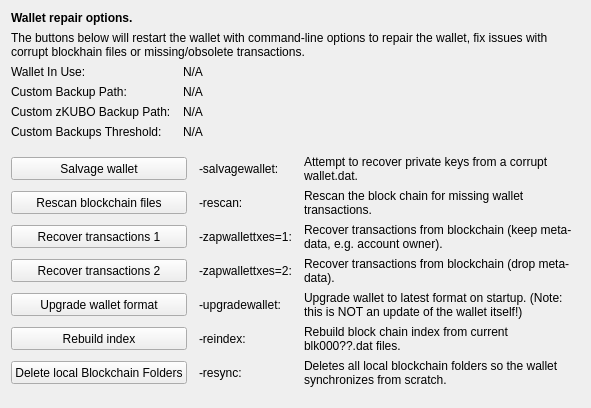
     <widget class="QWidget" name="tab_repair">
      <attribute name="title">
       <string>&amp;Wallet Repair</string>
      </attribute>
      <layout class="QGridLayout" name="gridLayout_4" columnstretch="0,0,0,0">
       <property name="horizontalSpacing">
        <number>12</number>
       </property>
       <item row="0" column="0" colspan="4">
        <widget class="QLabel" name="label_repair_header">
         <property name="font">
          <font>
           <weight>75</weight>
           <bold>true</bold>
          </font>
         </property>
         <property name="text">
          <string>Wallet repair options.</string>
         </property>
        </widget>
       </item>
       <item row="1" column="0" colspan="4">
        <widget class="QLabel" name="label_repair_helptext">
         <property name="font">
          <font>
           <weight>50</weight>
           <bold>false</bold>
          </font>
         </property>
         <property name="text">
          <string>The buttons below will restart the wallet with command-line options to repair the wallet, fix issues with corrupt blockhain files or missing/obsolete transactions.</string>
         </property>
         <property name="wordWrap">
          <bool>true</bool>
         </property>
        </widget>
       </item>
       <item row="2" column="0">
        <widget class="QLabel" name="wallet_path_label">
         <property name="text">
          <string>Wallet In Use:</string>
         </property>
        </widget>
       </item>
       <item row="2" column="1" colspan="3">
        <widget class="QLabel" name="wallet_path">
         <property name="cursor">
          <cursorShape>IBeamCursor</cursorShape>
         </property>
         <property name="text">
          <string>N/A</string>
         </property>
         <property name="textFormat">
          <enum>Qt::PlainText</enum>
         </property>
         <property name="textInteractionFlags">
          <set>Qt::LinksAccessibleByMouse|Qt::TextSelectableByKeyboard|Qt::TextSelectableByMouse</set>
         </property>
        </widget>
       </item>
       <item row="3" column="0">
        <widget class="QLabel" name="wallet_custombackuppath_label">
         <property name="visible">
          <bool>false</bool>
         </property>
         <property name="text">
          <string>Custom Backup Path:</string>
         </property>
        </widget>
       </item>
       <item row="3" column="1" colspan="3">
        <widget class="QLabel" name="wallet_custombackuppath">
         <property name="cursor">
          <cursorShape>IBeamCursor</cursorShape>
         </property>
         <property name="visible">
          <bool>false</bool>
         </property>
         <property name="text">
          <string>N/A</string>
         </property>
         <property name="textFormat">
          <enum>Qt::PlainText</enum>
         </property>
         <property name="textInteractionFlags">
          <set>Qt::LinksAccessibleByMouse|Qt::TextSelectableByKeyboard|Qt::TextSelectableByMouse</set>
         </property>
        </widget>
       </item>
       <item row="4" column="0">
        <widget class="QLabel" name="wallet_customzkubobackuppath_label">
         <property name="visible">
          <bool>false</bool>
         </property>
         <property name="text">
          <string>Custom zKUBO Backup Path:</string>
         </property>
        </widget>
       </item>
       <item row="4" column="1" colspan="3">
        <widget class="QLabel" name="wallet_customzkubobackuppath">
         <property name="cursor">
          <cursorShape>IBeamCursor</cursorShape>
         </property>
         <property name="visible">
          <bool>false</bool>
         </property>
         <property name="text">
          <string>N/A</string>
         </property>
         <property name="textFormat">
          <enum>Qt::PlainText</enum>
         </property>
         <property name="textInteractionFlags">
          <set>Qt::LinksAccessibleByMouse|Qt::TextSelectableByKeyboard|Qt::TextSelectableByMouse</set>
         </property>
        </widget>
       </item>
       <item row="5" column="0">
        <widget class="QLabel" name="wallet_custombackupthreshold_label">
         <property name="visible">
          <bool>false</bool>
         </property>
         <property name="text">
          <string>Custom Backups Threshold:</string>
         </property>
        </widget>
       </item>
       <item row="5" column="1" colspan="3">
        <widget class="QLabel" name="wallet_custombackupthreshold">
         <property name="cursor">
          <cursorShape>IBeamCursor</cursorShape>
         </property>
         <property name="visible">
          <bool>false</bool>
         </property>
         <property name="text">
          <string>N/A</string>
         </property>
         <property name="textFormat">
          <enum>Qt::PlainText</enum>
         </property>
         <property name="textInteractionFlags">
          <set>Qt::LinksAccessibleByMouse|Qt::TextSelectableByKeyboard|Qt::TextSelectableByMouse</set>
         </property>
        </widget>
       </item>
       <item row="6" column="0">
        <spacer name="verticalSpacer_repair1">
         <property name="orientation">
          <enum>Qt::Vertical</enum>
         </property>
         <property name="sizeHint" stdset="0">
          <size>
           <width>10</width>
           <height>10</height>
          </size>
         </property>
        </spacer>
       </item>
       <item row="7" column="0" colspan="2">
        <widget class="QPushButton" name="btn_salvagewallet">
         <property name="minimumSize">
          <size>
           <width>100</width>
           <height>23</height>
          </size>
         </property>
         <property name="text">
          <string>Salvage wallet</string>
         </property>
        </widget>
       </item>
       <item row="7" column="2">
        <widget class="QLabel" name="label_repair_salvage_command">
         <property name="text">
          <string notr="true">-salvagewallet:</string>
         </property>
        </widget>
       </item>
       <item row="7" column="3">
        <widget class="QLabel" name="label_repair_salvage">
         <property name="text">
          <string>Attempt to recover private keys from a corrupt wallet.dat.</string>
         </property>
         <property name="wordWrap">
          <bool>true</bool>
         </property>
        </widget>
       </item>
       <item row="8" column="0" colspan="2">
        <widget class="QPushButton" name="btn_rescan">
         <property name="minimumSize">
          <size>
           <width>100</width>
           <height>23</height>
          </size>
         </property>
         <property name="text">
          <string>Rescan blockchain files</string>
         </property>
        </widget>
       </item>
       <item row="8" column="2">
        <widget class="QLabel" name="label_repair_rescan_command">
         <property name="text">
          <string notr="true">-rescan:</string>
         </property>
        </widget>
       </item>
       <item row="8" column="3">
        <widget class="QLabel" name="label_repair_rescan">
         <property name="text">
          <string>Rescan the block chain for missing wallet transactions.</string>
         </property>
         <property name="wordWrap">
          <bool>true</bool>
         </property>
        </widget>
       </item>
       <item row="9" column="0" colspan="2">
        <widget class="QPushButton" name="btn_zapwallettxes1">
         <property name="minimumSize">
          <size>
           <width>100</width>
           <height>23</height>
          </size>
         </property>
         <property name="text">
          <string>Recover transactions 1</string>
         </property>
        </widget>
       </item>
       <item row="9" column="2">
        <widget class="QLabel" name="label_repair_zap1_command">
         <property name="text">
          <string notr="true">-zapwallettxes=1:</string>
         </property>
        </widget>
       </item>
       <item row="9" column="3">
        <widget class="QLabel" name="label_repair_zap1">
         <property name="text">
          <string>Recover transactions from blockchain (keep meta-data, e.g. account owner).</string>
         </property>
         <property name="wordWrap">
          <bool>true</bool>
         </property>
        </widget>
       </item>
       <item row="10" column="0" colspan="2">
        <widget class="QPushButton" name="btn_zapwallettxes2">
         <property name="minimumSize">
          <size>
           <width>100</width>
           <height>23</height>
          </size>
         </property>
         <property name="text">
          <string>Recover transactions 2</string>
         </property>
        </widget>
       </item>
       <item row="10" column="2">
        <widget class="QLabel" name="label_repair_zap2_command">
         <property name="text">
          <string notr="true">-zapwallettxes=2:</string>
         </property>
        </widget>
       </item>
       <item row="10" column="3">
        <widget class="QLabel" name="label_repair_zap2">
         <property name="text">
          <string>Recover transactions from blockchain (drop meta-data).</string>
         </property>
         <property name="wordWrap">
          <bool>true</bool>
         </property>
        </widget>
       </item>
       <item row="11" column="0" colspan="2">
        <widget class="QPushButton" name="btn_upgradewallet">
         <property name="minimumSize">
          <size>
           <width>100</width>
           <height>23</height>
          </size>
         </property>
         <property name="text">
          <string>Upgrade wallet format</string>
         </property>
        </widget>
       </item>
       <item row="11" column="2">
        <widget class="QLabel" name="label_repair_upgrade_command">
         <property name="text">
          <string notr="true">-upgradewallet:</string>
         </property>
        </widget>
       </item>
       <item row="11" column="3">
        <widget class="QLabel" name="label_repair_upgrade">
         <property name="text">
          <string>Upgrade wallet to latest format on startup. (Note: this is NOT an update of the wallet itself!)</string>
         </property>
         <property name="wordWrap">
          <bool>true</bool>
         </property>
        </widget>
       </item>
       <item row="12" column="0" colspan="2">
        <widget class="QPushButton" name="btn_reindex">
         <property name="minimumSize">
          <size>
           <width>100</width>
           <height>23</height>
          </size>
         </property>
         <property name="text">
          <string>Rebuild index</string>
         </property>
        </widget>
       </item>
       <item row="12" column="2">
        <widget class="QLabel" name="label_repair_reindex_command">
         <property name="text">
          <string notr="true">-reindex:</string>
         </property>
        </widget>
       </item>
       <item row="12" column="3">
        <widget class="QLabel" name="label_repair_reindex">
         <property name="text">
          <string>Rebuild block chain index from current blk000??.dat files.</string>
         </property>
         <property name="wordWrap">
          <bool>true</bool>
         </property>
        </widget>
       </item>
       <item row="13" column="0" colspan="2">
        <widget class="QPushButton" name="btn_resync">
         <property name="minimumSize">
          <size>
           <width>100</width>
           <height>23</height>
          </size>
         </property>
         <property name="text">
          <string>Delete local Blockchain Folders</string>
         </property>
        </widget>
       </item>
       <item row="13" column="2">
        <widget class="QLabel" name="label_repair_resync_command">
         <property name="text">
          <string>-resync:</string>
         </property>
        </widget>
       </item>
       <item row="13" column="3">
        <widget class="QLabel" name="label_repair_resync">
         <property name="text">
          <string>Deletes all local blockchain folders so the wallet synchronizes from scratch.</string>
         </property>
         <property name="wordWrap">
          <bool>true</bool>
         </property>
        </widget>
       </item>
       <item row="14" column="0">
        <spacer name="verticalSpacer_repair2">
         <property name="orientation">
          <enum>Qt::Vertical</enum>
         </property>
         <property name="sizeHint" stdset="0">
          <size>
           <width>20</width>
           <height>10</height>
          </size>
         </property>
        </spacer>
       </item>
      </layout>
     </widget>
